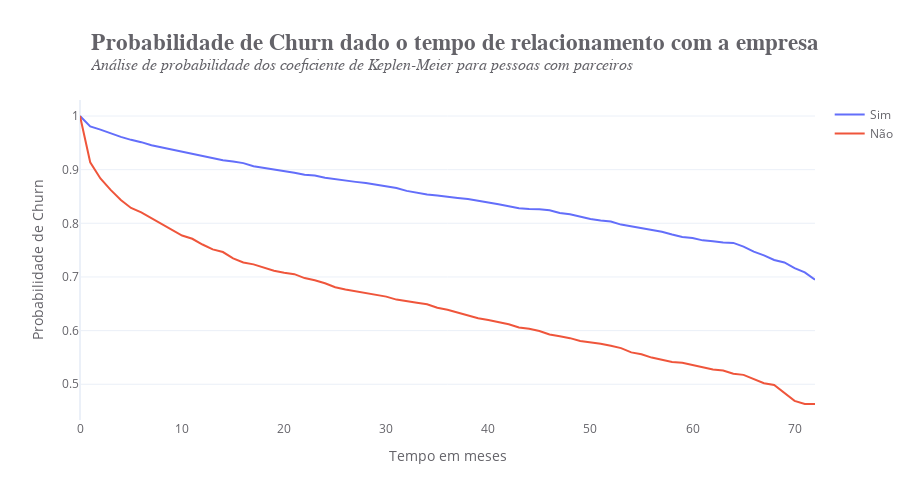

Here is the notebook cell this chart was saved with:
### Markdown cell above
Pessoas mais velhas são menos propensas a dar churn do que pessoas mais novas.
A diferença durante o último mês do período chegou a ser de 20%. Com 95% de
confiança, podemos dizer que as curvas de churn para os grupos de senioridade
são diferentes.

Agora, vamos considerar as variáveis 'Partner' e 'Dependents', para averiguar se
há diferença entre pessoas que moram sozinhas e pessoas que moram com alguém.

### Code cell
# Filtrando os dados de pessoas com parceiros
data_partner = data.query("Partner == 'Yes'")

# Aplicando o teste
tempo_partner, probabilidade_partner = kaplan_meier_estimator(data_partner['Churn'], data_partner['tenure'])

# Filtrando os dados de pessoas sem parceiros
data_not_partner = data.query("Partner == 'No'")

# Aplicando o teste
tempo_not_partner, probabilidade_not_partner = kaplan_meier_estimator(data_not_partner['Churn'], data_not_partner['tenure'])

# Plotando o gráfico
fig = go.Figure(data=[go.Scatter(x=tempo_partner, y=probabilidade_partner, name='Sim'),
                      go.Scatter(x=tempo_not_partner, y=probabilidade_not_partner, name='Não')])


# Atualizando o layout da figure
fig.update_layout(
    title='<b>Probabilidade de Churn dado o tempo de relacionamento com a empresa</b><br><sup><i>Análise de probabilidade dos coeficiente de Keplen-Meier para pessoas com parceiros</i></sup>',
    title_font=dict(size=23, family="Arial"),
    font_color='#646369',
    template='plotly_white',
    yaxis=dict(showticklabels=True, showgrid=True, title='Probabilidade de Churn'),
    xaxis=dict(showgrid=False, title='Tempo em meses'),
    title_x=0.1,
    width=910,
    height=500,
    showlegend=True
)

### Figure 1 — Plotly figure (JSON) as saved in the notebook; plotly's stock layout.template omitted (floating-point values rounded to 4 significant figures)
{"data": [{"name": "Sim", "type": "scatter", "x": [0, 1, 2, 3, 4, 5, 6, 7, 8, 9, 10, 11, 12, 13, 14, 15, 16, 17, 18, 19, 20, 21, 22, 23, 24, 25, 26, 27, 28, 29, 30, 31, 32, 33, 34, 35, 36, 37, 38, 39, 40, 41, 42, 43, 44, 45, 46, 47, 48, 49, 50, 51, 52, 53, 54, 55, 56, 57, 58, 59, 60, 61, 62, 63, 64, 65, 66, 67, 68, 69, 70, 71, 72], "y": [1, 0.9805, 0.9746, 0.9677, 0.961, 0.9556, 0.9513, 0.9454, 0.9413, 0.9375, 0.9331, 0.9286, 0.9257, 0.9211, 0.9175, 0.9152, 0.9122, 0.9064, 0.9034, 0.9013, 0.8982, 0.8943, 0.8904, 0.889, 0.885, 0.8821, 0.8799, 0.8772, 0.8749, 0.8715, 0.868, 0.8656, 0.8605, 0.8564, 0.8536, 0.8519, 0.8502, 0.8473, 0.8451, 0.8425, 0.839, 0.8354, 0.8313, 0.8281, 0.8267, 0.8263, 0.8243, 0.8194, 0.8169, 0.8123, 0.8081, 0.8054, 0.8032, 0.7976, 0.7941, 0.7906, 0.7876, 0.7844, 0.7793, 0.7746, 0.7725, 0.7682, 0.7667, 0.7643, 0.7635, 0.7565, 0.7472, 0.7403, 0.7317, 0.727, 0.7164, 0.7085, 0.6948]}, {"name": "Não", "type": "scatter", "x": [0, 1, 2, 3, 4, 5, 6, 7, 8, 9, 10, 11, 12, 13, 14, 15, 16, 17, 18, 19, 20, 21, 22, 23, 24, 25, 26, 27, 28, 29, 30, 31, 32, 33, 34, 35, 36, 37, 38, 39, 40, 41, 42, 43, 44, 45, 46, 47, 48, 49, 50, 51, 52, 53, 54, 55, 56, 57, 58, 59, 60, 61, 62, 63, 64, 65, 66, 67, 68, 69, 70, 71, 72], "y": [1, 0.9137, 0.8836, 0.8622, 0.8433, 0.8287, 0.8202, 0.8097, 0.7999, 0.7882, 0.7773, 0.7712, 0.7605, 0.7514, 0.7464, 0.7347, 0.7271, 0.7235, 0.7172, 0.7117, 0.7078, 0.7052, 0.698, 0.6938, 0.6882, 0.6809, 0.6765, 0.6735, 0.6703, 0.6672, 0.6634, 0.6578, 0.6544, 0.6521, 0.6491, 0.6425, 0.6388, 0.6336, 0.6284, 0.6231, 0.6196, 0.6154, 0.6117, 0.6057, 0.6034, 0.5994, 0.5929, 0.5895, 0.586, 0.5805, 0.5786, 0.5757, 0.5717, 0.5673, 0.5595, 0.5559, 0.5497, 0.5458, 0.5416, 0.5402, 0.5357, 0.5325, 0.5275, 0.5256, 0.5197, 0.5175, 0.5104, 0.502, 0.4988, 0.4832, 0.4691, 0.4632, 0.4632]}], "layout": {"font": {"color": "#646369"}, "height": 500, "showlegend": true, "title": {"font": {"family": "Arial", "size": 23}, "text": "<b>Probabilidade de Churn dado o tempo de relacionamento com a empresa</b><br><sup><i>Análise de probabilidade dos coeficiente de Keplen-Meier para pessoas com parceiros</i></sup>", "x": 0.1}, "width": 910, "xaxis": {"showgrid": false, "title": {"text": "Tempo em meses"}}, "yaxis": {"showgrid": true, "showticklabels": true, "title": {"text": "Probabilidade de Churn"}}}}
